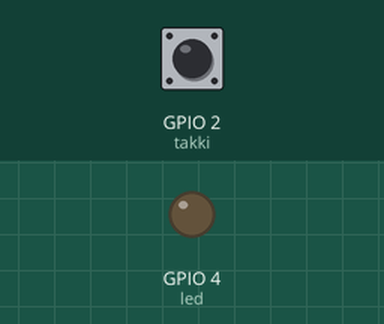
Simulated run of this program. Board: ESP32 board running MicroPython. Shown: output pins drawn as LEDs (lit = HIGH). The test bench sets the inputs (shaded band); at power-on: GPIO 2 (takki) HIGH.

Above: at 1.2 s.
1.3 s: GPIO 2 (takki) pulled LOW for 0.15 s
At 1.37 s:
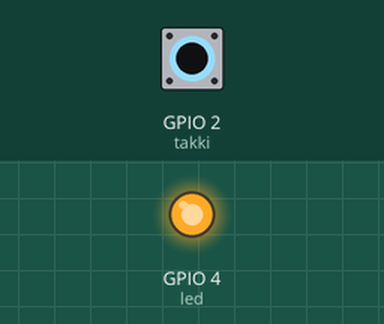
2.9 s: GPIO 2 (takki) pulled LOW for 3.2 s
At 7.2 s:
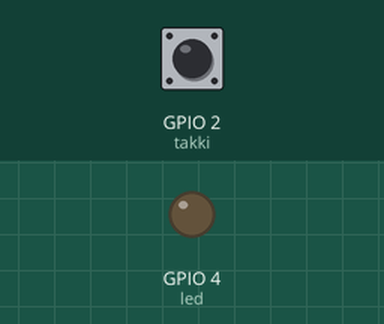
Timing chart, 0 to 8.7 s (numbered marks = the images above; inputs shaded):
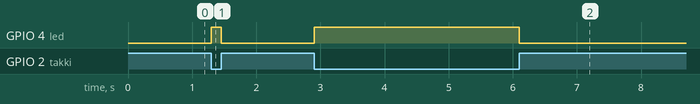

The program:

takki_led.py
```python
# Takki sem kveikir á led. Notum 0 eða 1 fyrir takka
# Tengingar og kóði: https://wokwi.com/projects/409365625870394369

from machine import Pin

led = Pin(4, Pin.OUT)
takki = Pin(2, Pin.IN, Pin.PULL_UP)	 # vír tengdur í GND, upphafsstaða á takka er 1  (ekki ýtt á takka)

while True:
    # ef ýtt er á takka (1 verður 0).
    if takki.value() == 0:  # ef ýtt er á takka þá er gildið 0 lesið af takka með value() aðferð.
        led.value(1)        # led on
    else:
        led.value(0)        # led off (ekki ýtt á takka eða takka sleppt)
```

Measured:
- after the input at 1.3 s, GPIO 4 (led): LOW → HIGH at once, → LOW 0.15 s later
- after the input at 2.9 s, GPIO 4 (led): LOW → HIGH at once, → LOW 3.2 s later
